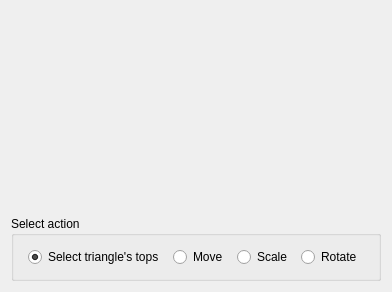
<?xml version="1.0" encoding="UTF-8"?>
<ui version="4.0">
 <class>MainWindow</class>
 <widget class="QWidget" name="MainWindow">
  <property name="geometry">
   <rect>
    <x>0</x>
    <y>0</y>
    <width>392</width>
    <height>292</height>
   </rect>
  </property>
  <property name="windowTitle">
   <string>MainWindow</string>
  </property>
  <layout class="QVBoxLayout" name="verticalLayout">
   <item>
    <widget class="QLabel" name="label">
     <property name="sizePolicy">
      <sizepolicy hsizetype="Minimum" vsizetype="Minimum">
       <horstretch>0</horstretch>
       <verstretch>0</verstretch>
      </sizepolicy>
     </property>
     <property name="text">
      <string/>
     </property>
    </widget>
   </item>
   <item>
    <widget class="QGroupBox" name="groupBox">
     <property name="sizePolicy">
      <sizepolicy hsizetype="Preferred" vsizetype="Maximum">
       <horstretch>0</horstretch>
       <verstretch>0</verstretch>
      </sizepolicy>
     </property>
     <property name="title">
      <string>Select action</string>
     </property>
     <property name="flat">
      <bool>false</bool>
     </property>
     <property name="checkable">
      <bool>false</bool>
     </property>
     <layout class="QHBoxLayout" name="horizontalLayout">
      <item>
       <widget class="QRadioButton" name="button1">
        <property name="sizePolicy">
         <sizepolicy hsizetype="Maximum" vsizetype="Fixed">
          <horstretch>0</horstretch>
          <verstretch>0</verstretch>
         </sizepolicy>
        </property>
        <property name="text">
         <string>Select triangle's tops</string>
        </property>
        <property name="checked">
         <bool>true</bool>
        </property>
       </widget>
      </item>
      <item>
       <widget class="QRadioButton" name="button2">
        <property name="sizePolicy">
         <sizepolicy hsizetype="Maximum" vsizetype="Fixed">
          <horstretch>0</horstretch>
          <verstretch>0</verstretch>
         </sizepolicy>
        </property>
        <property name="text">
         <string>Move</string>
        </property>
       </widget>
      </item>
      <item>
       <widget class="QRadioButton" name="button3">
        <property name="sizePolicy">
         <sizepolicy hsizetype="Maximum" vsizetype="Fixed">
          <horstretch>0</horstretch>
          <verstretch>0</verstretch>
         </sizepolicy>
        </property>
        <property name="text">
         <string>Scale</string>
        </property>
       </widget>
      </item>
      <item>
       <widget class="QRadioButton" name="button4">
        <property name="sizePolicy">
         <sizepolicy hsizetype="Maximum" vsizetype="Fixed">
          <horstretch>0</horstretch>
          <verstretch>0</verstretch>
         </sizepolicy>
        </property>
        <property name="text">
         <string>Rotate</string>
        </property>
       </widget>
      </item>
     </layout>
    </widget>
   </item>
  </layout>
 </widget>
 <layoutdefault spacing="6" margin="11"/>
 <resources/>
 <connections/>
</ui>
